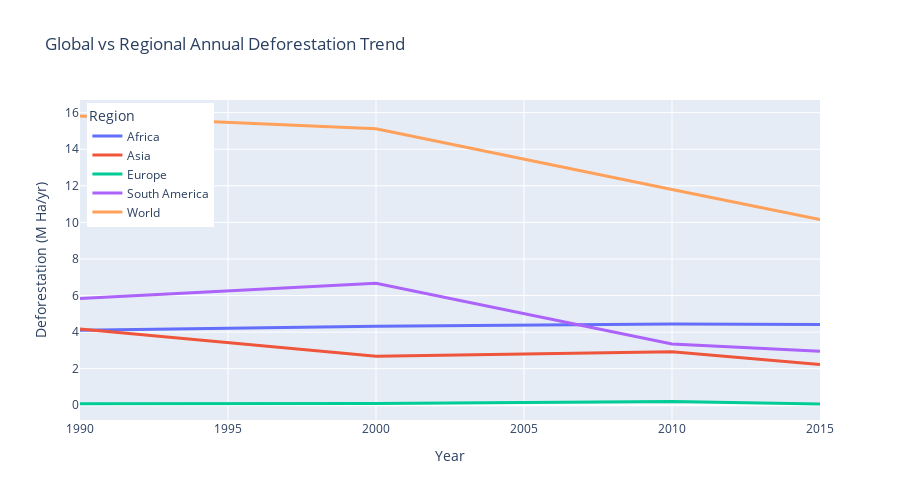

The cell this chart's notebook holds for it:
### Markdown cell above
# Region vs World Trend Comparison

### Code cell
# Selected major regions (must match Entity labels in dataset)
regions = [
    "Asia",
    "Europe",
    "Africa",
    "North America",
    "South America"
]

# filter world and regional data
df_region = df[df["Entity"].isin(["World"] + regions)].copy()

# Convert units: hectares → million hectares M Ha/yr
df_region["Deforestation_Mha"] = df_region["Deforestation"] / 1_000_000

# Plot line chart
fig_region = px.line(
    df_region,
    x="Year",
    y="Deforestation_Mha",
    color="Entity",
    title="Global vs Regional Annual Deforestation Trend<br>",
    labels={
        "Deforestation_Mha": "Deforestation (M Ha/yr)",
        "Year": "Year",
        "Entity": "Region"
    }
)

# Chart optimization: increase line width, optimize legend position
fig_region.update_traces(line=dict(width=3))
fig_region.update_layout(
    legend=dict(
        title="Region",
        yanchor="top",
        y=0.99,
        xanchor="left",
        x=0.01
    ),
    height=500
)

fig_region.show()

### Figure 1 — Plotly figure (JSON) as saved in the notebook; plotly's stock layout.template omitted (floating-point values rounded to 4 significant figures)
{"data": [{"hovertemplate": "Region=Africa<br>Year=%{x}<br>Deforestation (M Ha/yr)=%{y}<extra></extra>", "legendgroup": "Africa", "line": {"color": "#636efa", "dash": "solid", "width": 3}, "marker": {"symbol": "circle"}, "mode": "lines", "name": "Africa", "orientation": "v", "showlegend": true, "type": "scatter", "x": [1990, 2000, 2010, 2015], "xaxis": "x", "y": [4.096, 4.314, 4.444, 4.414], "yaxis": "y"}, {"hovertemplate": "Region=Asia<br>Year=%{x}<br>Deforestation (M Ha/yr)=%{y}<extra></extra>", "legendgroup": "Asia", "line": {"color": "#EF553B", "dash": "solid", "width": 3}, "marker": {"symbol": "circle"}, "mode": "lines", "name": "Asia", "orientation": "v", "showlegend": true, "type": "scatter", "x": [1990, 2000, 2010, 2015], "xaxis": "x", "y": [4.17, 2.684, 2.925, 2.235], "yaxis": "y"}, {"hovertemplate": "Region=Europe<br>Year=%{x}<br>Deforestation (M Ha/yr)=%{y}<extra></extra>", "legendgroup": "Europe", "line": {"color": "#00cc96", "dash": "solid", "width": 3}, "marker": {"symbol": "circle"}, "mode": "lines", "name": "Europe", "orientation": "v", "showlegend": true, "type": "scatter", "x": [1990, 2000, 2010, 2015], "xaxis": "x", "y": [0.088, 0.092, 0.201, 0.069], "yaxis": "y"}, {"hovertemplate": "Region=South America<br>Year=%{x}<br>Deforestation (M Ha/yr)=%{y}<extra></extra>", "legendgroup": "South America", "line": {"color": "#ab63fa", "dash": "solid", "width": 3}, "marker": {"symbol": "circle"}, "mode": "lines", "name": "South America", "orientation": "v", "showlegend": true, "type": "scatter", "x": [1990, 2000, 2010, 2015], "xaxis": "x", "y": [5.837, 6.667, 3.354, 2.953], "yaxis": "y"}, {"hovertemplate": "Region=World<br>Year=%{x}<br>Deforestation (M Ha/yr)=%{y}<extra></extra>", "legendgroup": "World", "line": {"color": "#FFA15A", "dash": "solid", "width": 3}, "marker": {"symbol": "circle"}, "mode": "lines", "name": "World", "orientation": "v", "showlegend": true, "type": "scatter", "x": [1990, 2000, 2010, 2015], "xaxis": "x", "y": [15.82, 15.12, 11.8, 10.15], "yaxis": "y"}], "layout": {"height": 500, "legend": {"title": {"text": "Region"}, "tracegroupgap": 0, "x": 0.01, "xanchor": "left", "y": 0.99, "yanchor": "top"}, "title": {"text": "Global vs Regional Annual Deforestation Trend<br>"}, "xaxis": {"anchor": "y", "domain": [0, 1], "title": {"text": "Year"}}, "yaxis": {"anchor": "x", "domain": [0, 1], "title": {"text": "Deforestation (M Ha/yr)"}}}}
